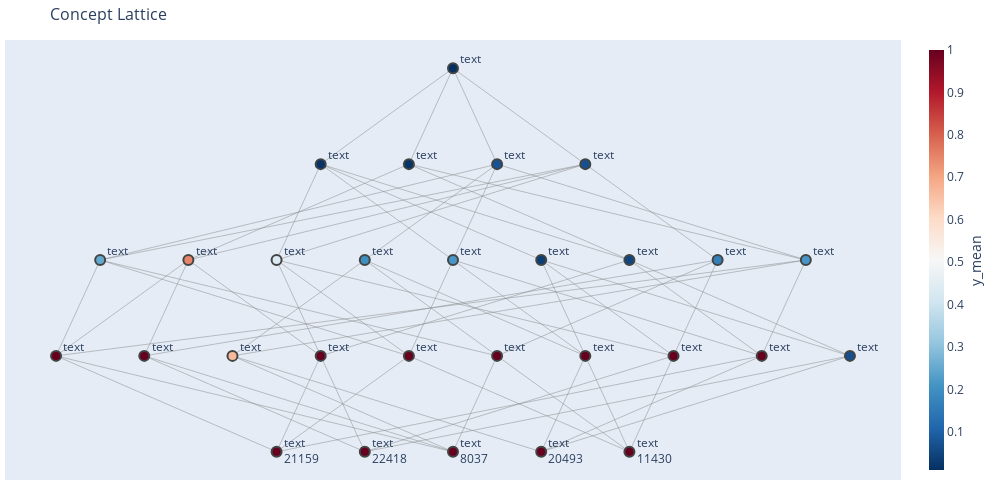

This figure's notebook cell:
### Code cell
fig

### Figure 1 — Plotly figure (JSON) as saved in the notebook; plotly's stock layout.template omitted (floating-point values rounded to 4 significant figures; data arrays with more than 128 entries replaced by an {"elided": "..."} marker saying what was removed)
{"data": [{"hoverinfo": "none", "line": {"color": "#888", "width": 0.5}, "mode": "lines", "type": "scatter", "x": {"elided": "198 float values"}, "y": {"elided": "198 int values"}}, {"hoverinfo": "text", "hovertext": ["PatternStructure 0<br><br>extent (len: 5): 21159, 20493, 8037, 22418, 11430<br>intent (len: 1): text in [that, in, and, a, to, \"o...<br>new extent (len: 0): ∅<br>new_intent (len: 1): text<br>metric strongness = 0.00984251968503937<br>", "PatternStructure 5<br><br>extent (len: 3): 8037, 21159, 11430<br>intent (len: 1): text in [is, for, that, in, tv, a...<br>new extent (len: 0): ∅<br>new_intent (len: 1): text<br>metric strongness = 0.25<br>", "PatternStructure 11<br><br>extent (len: 3): 8037, 22418, 21159<br>intent (len: 1): text in [is, s, think, for, so, t...<br>new extent (len: 0): ∅<br>new_intent (len: 1): text<br>metric strongness = 0.75<br>", "PatternStructure 8<br><br>extent (len: 3): 22418, 21159, 11430<br>intent (len: 1): text in [is, movi, as, for, that,...<br>new extent (len: 0): ∅<br>new_intent (len: 1): text<br>metric strongness = 0.42857142857142855<br>", "PatternStructure 26<br><br>extent (len: 1): 21159<br>intent (len: 1): text in [\"ok so it wa written in ...<br>new extent (len: 1): 21159<br>new_intent (len: 1): text<br>metric strongness = 1.0<br>", "PatternStructure 18<br><br>extent (len: 2): 8037, 21159<br>intent (len: 1): text in [is, how, think, for, so,...<br>new extent (len: 0): ∅<br>new_intent (len: 1): text<br>metric strongness = 1.0<br>", "PatternStructure 7<br><br>extent (len: 3): 8037, 20493, 11430<br>intent (len: 1): text in [that, in, tv, !, on, and...<br>new extent (len: 0): ∅<br>new_intent (len: 1): text<br>metric strongness = 0.2<br>", "PatternStructure 3<br><br>extent (len: 4): 22418, 21159, 20493, 11430<br>intent (len: 1): text in [that, in, movi, wa, and,...<br>new extent (len: 0): ∅<br>new_intent (len: 1): text<br>metric strongness = 0.01606425702811245<br>", "PatternStructure 19<br><br>extent (len: 2): 8037, 22418<br>intent (len: 1): text in [is, s, think, at, for, s...<br>new extent (len: 0): ∅<br>new_intent (len: 1): text<br>metric strongness = 1.0<br>", "PatternStructure 20<br><br>extent (len: 2): 8037, 20493<br>intent (len: 1): text in [that, would, in, s, tv, ...<br>new extent (len: 0): ∅<br>new_intent (len: 1): text<br>metric strongness = 0.6666666666666666<br>", "PatternStructure 27<br><br>extent (len: 1): 22418<br>intent (len: 1): text in [\"i ll keep thi short as ...<br>new extent (len: 1): 22418<br>new_intent (len: 1): text<br>metric strongness = 1.0<br>", "PatternStructure 21<br><br>extent (len: 2): 22418, 21159<br>intent (len: 1): text in [is, s, movi, think, as, ...<br>new extent (len: 0): ∅<br>new_intent (len: 1): text<br>metric strongness = 1.0<br>", "PatternStructure 15<br><br>extent (len: 2): 21159, 11430<br>intent (len: 1): text in [is, movi, as, what, for,...<br>new extent (len: 0): ∅<br>new_intent (len: 1): text<br>metric strongness = 1.0<br>", "PatternStructure 4<br><br>extent (len: 4): 8037, 22418, 20493, 21159<br>intent (len: 1): text in [that, in, s, and, thi, a...<br>new extent (len: 0): ∅<br>new_intent (len: 1): text<br>metric strongness = 0.016666666666666666<br>", "PatternStructure 25<br><br>extent (len: 1): 8037<br>intent (len: 1): text in [\"thi show ha all the typ...<br>new extent (len: 1): 8037<br>new_intent (len: 1): text<br>metric strongness = 1.0<br>", "PatternStructure 14<br><br>extent (len: 2): 8037, 11430<br>intent (len: 1): text in [dialog, !, at, typic, fo...<br>new extent (len: 0): ∅<br>new_intent (len: 1): text<br>metric strongness = 1.0<br>", "PatternStructure 17<br><br>extent (len: 2): 20493, 11430<br>intent (len: 1): text in [that, movi, say, wa, oft...<br>new extent (len: 0): ∅<br>new_intent (len: 1): text<br>metric strongness = 1.0<br>", "PatternStructure 28<br><br>extent (len: 1): 20493<br>intent (len: 1): text in [\"a routin mysteri thrill...<br>new extent (len: 1): 20493<br>new_intent (len: 1): text<br>metric strongness = 1.0<br>", "PatternStructure 9<br><br>extent (len: 3): 20493, 21159, 11430<br>intent (len: 1): text in [that, movi, wa, tv, what...<br>new extent (len: 0): ∅<br>new_intent (len: 1): text<br>metric strongness = 0.21428571428571427<br>", "PatternStructure 16<br><br>extent (len: 2): 22418, 11430<br>intent (len: 1): text in [is, say, by, at, as, alm...<br>new extent (len: 0): ∅<br>new_intent (len: 1): text<br>metric strongness = 1.0<br>", "PatternStructure 22<br><br>extent (len: 2): 20493, 21159<br>intent (len: 1): text in [s, movi, what, so, that,...<br>new extent (len: 0): ∅<br>new_intent (len: 1): text<br>metric strongness = 1.0<br>", "PatternStructure 10<br><br>extent (len: 3): 22418, 20493, 11430<br>intent (len: 1): text in [that, in, movi, say, wa,...<br>new extent (len: 0): ∅<br>new_intent (len: 1): text<br>metric strongness = 0.03488372093023256<br>", "PatternStructure 23<br><br>extent (len: 2): 22418, 20493<br>intent (len: 1): text in [that, in, s, say, wa, mo...<br>new extent (len: 0): ∅<br>new_intent (len: 1): text<br>metric strongness = 0.06666666666666667<br>", "PatternStructure 13<br><br>extent (len: 3): 22418, 20493, 21159<br>intent (len: 1): text in [that, in, s, movi, wa, a...<br>new extent (len: 0): ∅<br>new_intent (len: 1): text<br>metric strongness = 0.05<br>", "PatternStructure 24<br><br>extent (len: 1): 11430<br>intent (len: 1): text in [\"the plot is real horrif...<br>new extent (len: 1): 11430<br>new_intent (len: 1): text<br>metric strongness = 1.0<br>", "PatternStructure 2<br><br>extent (len: 4): 8037, 20493, 21159, 11430<br>intent (len: 1): text in [that, in, tv, and, a, to...<br>new extent (len: 0): ∅<br>new_intent (len: 1): text<br>metric strongness = 0.07407407407407407<br>", "PatternStructure 6<br><br>extent (len: 3): 8037, 22418, 11430<br>intent (len: 1): text in [that, charact, in, but, ...<br>new extent (len: 0): ∅<br>new_intent (len: 1): text<br>metric strongness = 0.16666666666666666<br>", "PatternStructure 12<br><br>extent (len: 3): 8037, 20493, 21159<br>intent (len: 1): text in [that, would, in, s, tv, ...<br>new extent (len: 0): ∅<br>new_intent (len: 1): text<br>metric strongness = 0.21428571428571427<br>", "PatternStructure 1<br><br>extent (len: 4): 8037, 22418, 21159, 11430<br>intent (len: 1): text in [that, but, in, is, good,...<br>new extent (len: 0): ∅<br>new_intent (len: 1): text<br>metric strongness = 0.07017543859649122<br>"], "marker": {"color": [0.009843, 0.25, 0.75, 0.4286, 1, 1, 0.2, 0.01606, 1, 0.6667, 1, 1, 1, 0.01667, 1, 1, 1, 1, 0.2143, 1, 1, 0.03488, 0.06667, 0.05, 1, 0.07407, 0.1667, 0.2143, 0.07018], "colorbar": {"thickness": 15, "title": {"side": "right", "text": "y_mean"}, "xanchor": "left"}, "colorscale": [[0, "rgb(103,0,31)"], [0.1, "rgb(178,24,43)"], [0.2, "rgb(214,96,77)"], [0.3, "rgb(244,165,130)"], [0.4, "rgb(253,219,199)"], [0.5, "rgb(247,247,247)"], [0.6, "rgb(209,229,240)"], [0.7, "rgb(146,197,222)"], [0.8, "rgb(67,147,195)"], [0.9, "rgb(33,102,172)"], [1, "rgb(5,48,97)"]], "line": {"width": 2}, "reversescale": true, "showscale": true, "size": 10}, "mode": "markers+text", "text": ["text<br>", "text<br>", "text<br>", "text<br>", "text<br>21159", "text<br>", "text<br>", "text<br>", "text<br>", "text<br>", "text<br>22418", "text<br>", "text<br>", "text<br>", "text<br>8037", "text<br>", "text<br>", "text<br>20493", "text<br>", "text<br>", "text<br>", "text<br>", "text<br>", "text<br>", "text<br>11430", "text<br>", "text<br>", "text<br>", "text<br>"], "textposition": "middle right", "type": "scatter", "x": [0, -4, -3, -2, -2, -4.5, -1, -1.5, -3.5, -2.5, -1, -1.5, -0.5, -0.5, 0, 0.5, 1.5, 1, 0, 2.5, 3.5, 1, 4.5, 2, 2, 0.5, 3, 4, 1.5], "y": [5, 3, 3, 3, 1, 2, 3, 4, 2, 2, 1, 2, 2, 4, 1, 2, 2, 1, 3, 2, 2, 3, 2, 3, 1, 4, 3, 3, 4]}], "layout": {"height": 500, "hovermode": "closest", "margin": {"b": 20, "l": 5, "r": 5, "t": 40}, "showlegend": false, "title": {"font": {"size": 16}, "text": "Concept Lattice"}, "width": 1000, "xaxis": {"showgrid": false, "showticklabels": false, "zeroline": false}, "yaxis": {"showgrid": false, "showticklabels": false, "zeroline": false}}}
